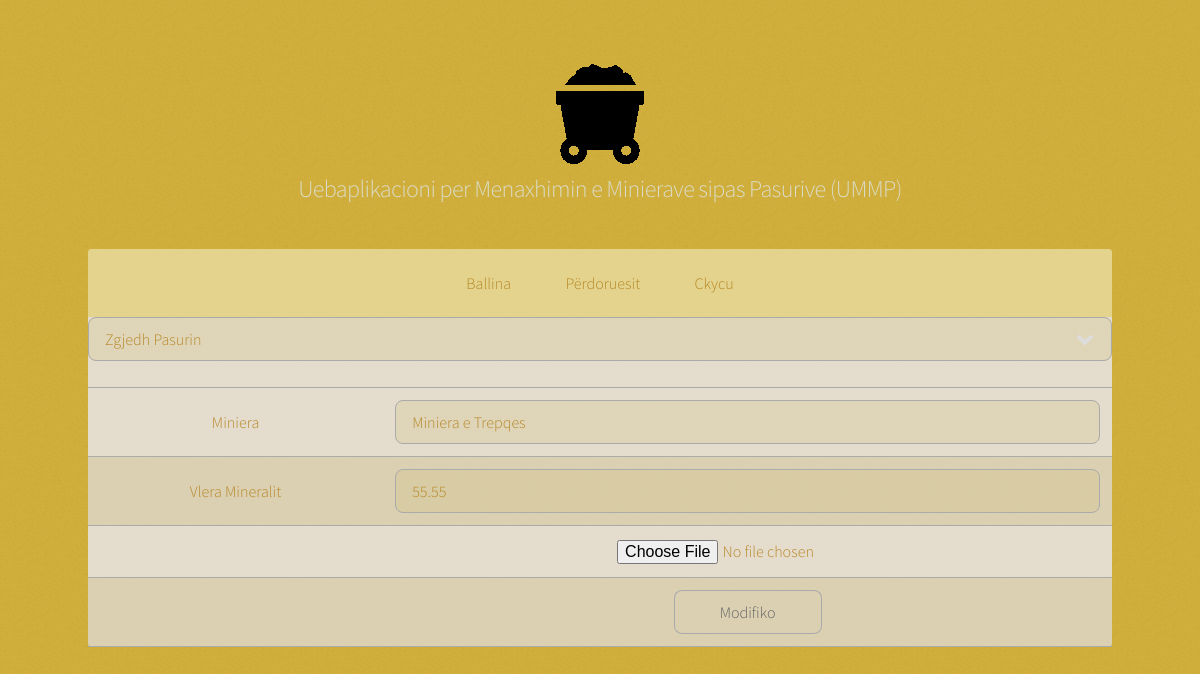
The app's page /ModuliAdministratorit/perditso_minierat.php?ID_Miniera=2 with its own data.
### tables this page shows
CREATE TABLE `tedhanat` (
  `ID_Tedhanat` int(11) NOT NULL,
  `Titulli` varchar(255) NOT NULL,
  `Pershkrimi` varchar(1000) NOT NULL,
  `Dosje` varchar(500) NOT NULL,
  `Pamja` varchar(500) NOT NULL
);

CREATE TABLE `minierat` (
  `ID_Miniera` int(11) NOT NULL,
  `Miniera` varchar(255) NOT NULL,
  `Vleramineralit` varchar(255) NOT NULL,
  `ID_Pasuria` int(11) NOT NULL,
  `image` blob NOT NULL,
  `emri` varchar(255) DEFAULT NULL
);

### ModuliAdministratorit/perditso_minierat.php (the view, shortened to what this page needs)
<?php
include_once("konfig.php");
?>
<?php
$ID_Miniera = $_GET['ID_Miniera'];
$result = mysqli_query($conn,"SELECT * FROM minierat WHERE ID_Miniera=$ID_Miniera");
while($res = mysqli_fetch_array($result))
{
	$Miniera = $res['Miniera'];
	$Vleramineralit = $res['Vleramineralit'];
}
?>
<!DOCTYPE HTML>
<html>
	<head>
		<link rel="stylesheet" href="assets/css/main.css" />
	</head>
	<body class="is-preload">
			<div id="wrapper">
         <?php include_once("koka.php"); ?>
		<?php include_once("meny.php"); ?>
					<div id="main">
						<div class="align-center">
	<form enctype="multipart/form-data"  name="form1" method="post" action="perditso_minierat.php">
		<table border="0">
		<tr>
			<select name="ID_Pasuria">
				<option selected="selected" required>Zgjedh Pasurin</option>
			</select><br />
			</tr>
			<tr>
				<td>Miniera</td>
				<td><input type="text" name="Miniera" value='<?php echo $Miniera;?>' required /></td>
			</tr>
			<tr>
				<td>Vlera Mineralit</td>
				<td><input type="text" name="Vleramineralit" value='<?php echo $Vleramineralit;?>' required /></td>
			</tr>
			<tr>
			<td><input type="hidden" name="MAX_FILE_SIZE" value="10000000" /></td>
			<td><input name="userfile" type="file" /></td>
			</tr>
			<tr>
				<td><input type="hidden" name="ID_Miniera" value='<?php echo $_GET['ID_Miniera'];?>' /></td>
				<td><input type="submit" name="update_minierat" value="Modifiko"></td>
			</tr>
		</table>
	</form>
</body>
</html>

### ModuliAdministratorit/koka.php (shortened to what this page needs)
	<header id="header">
	<span class="logo"><img src="images/miniera.png" alt="" /></span>
		<?php
          $result = mysqli_query($conn, "SELECT * FROM tedhanat WHERE Pamja='Koka'");
          while ($row = mysqli_fetch_assoc($result)) {
            extract($row);
          ?>
	<section id="banner">
		<div class="inner">
			<h2><?php echo $Titulli ?></h2>
		</div>
	</section>
<?php } ?>
</header>

### ModuliAdministratorit/meny.php (shortened to what this page needs)
		<?php
         $result = mysqli_query($conn, "SELECT * FROM tedhanat WHERE Pamja='MenyAdministratori'");
         while ($row = mysqli_fetch_assoc($result)) {
           extract($row);
  	 echo $Pershkrimi;
}
         ?>

### records on screen
tedhanat: Titulli "Uebaplikacioni per Menaxhimin e Minierave sipas Pasurive (UMMP)"
tedhanat: Pershkrimi "Ballina Përdoruesit Ckycu"
minierat: Miniera "Miniera e Trepqes", Vleramineralit "55.55"
